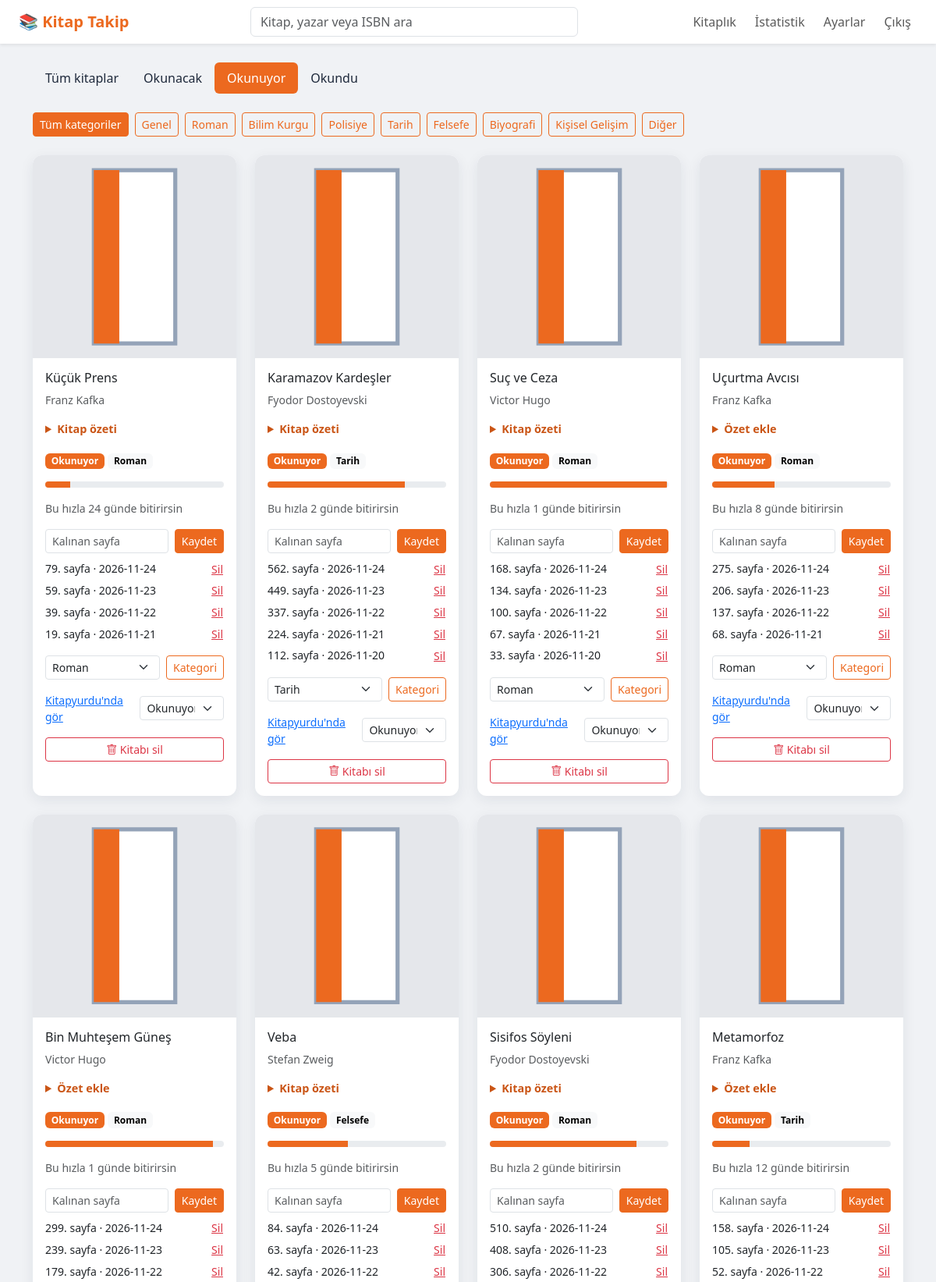
The page / (signed in, upper part) on the database its author committed.
### tables this page shows
CREATE TABLE books (
            id INTEGER PRIMARY KEY AUTOINCREMENT,
            title TEXT NOT NULL,
            author TEXT,
            publisher TEXT,
            cover TEXT,
            url TEXT,
            page_count INTEGER,
            isbn TEXT,
            publication_year INTEGER,
            status TEXT NOT NULL CHECK (status IN ('want', 'reading', 'finished')),
            rating INTEGER CHECK (rating IS NULL OR (rating >= 1 AND rating <= 5)),
            note TEXT,
            finished_at TEXT,
            created_at TEXT NOT NULL DEFAULT CURRENT_TIMESTAMP
        , category TEXT NOT NULL DEFAULT 'Genel', summary TEXT NOT NULL DEFAULT '');

CREATE TABLE reading_logs (
            id INTEGER PRIMARY KEY AUTOINCREMENT,
            book_id INTEGER NOT NULL,
            pages_read INTEGER NOT NULL,
            logged_at TEXT NOT NULL DEFAULT (datetime('now', 'localtime')),
            FOREIGN KEY (book_id) REFERENCES books(id) ON DELETE CASCADE
        );

### application.py (the view)
@app.route("/")
@login_required
def library():
    tab = request.args.get("tab", "reading")
    if tab not in ("all", "want", "reading", "finished"):
        tab = "reading"
    selected_category = request.args.get("category", "")
    if selected_category not in CATEGORIES:
        selected_category = ""
    conn = db.get_db()
    query = "SELECT * FROM books"
    conditions = []
    params = []
    if tab != "all":
        conditions.append("status = ?")
        params.append(tab)
    if selected_category:
        conditions.append("category = ?")
        params.append(selected_category)
    if conditions:
        query += " WHERE " + " AND ".join(conditions)
    books = conn.execute(query + " ORDER BY created_at DESC", params).fetchall()
    progress = {}
    estimates = {}
    reading_logs = {}
    for book in books:
        latest = latest_pages(book["id"])
        progress[book["id"]] = (
            round(latest / book["page_count"] * 100)
            if book["page_count"] else 0
        )
        estimates[book["id"]] = estimate_finish_days(book["id"])
        reading_logs[book["id"]] = conn.execute(
            "SELECT id, pages_read, logged_at FROM reading_logs "
            "WHERE book_id = ? ORDER BY logged_at DESC, id DESC",
            (book["id"],),
        ).fetchall()
    conn.close()
    return render_template(
        "library.html",
        books=books,
        tab=tab,
        progress=progress,
        estimates=estimates,
        reading_logs=reading_logs,
        categories=CATEGORIES,
        selected_category=selected_category,
        default_cover=DEFAULT_COVER,
    )

### application.py (called while the page is built)
def login_required(view):
    @wraps(view)
    def wrapped(*args, **kwargs):
        if not session.get("logged_in"):
            return redirect(url_for("login"))
        return view(*args, **kwargs)
    return wrapped

def latest_pages(book_id):
    conn = db.get_db()
    row = conn.execute(
        "SELECT pages_read FROM reading_logs WHERE book_id = ? "
        "ORDER BY logged_at DESC, id DESC LIMIT 1",
        (book_id,),
    ).fetchone()
    conn.close()
    return row["pages_read"] if row else 0

@app.context_processor
def inject_defaults():
    return {"default_cover": DEFAULT_COVER}

### db.py (called while the page is built)
def get_db():
    os.makedirs(os.path.dirname(DB_PATH) or ".", exist_ok=True)
    conn = sqlite3.connect(DB_PATH)
    conn.row_factory = sqlite3.Row
    return conn

### templates/library.html (shortened to what this page needs)
{% extends "base.html" %}
{% block content %}
<ul class="nav nav-pills shelf-tabs mb-4">
  <li class="nav-item"><a class="nav-link {% if tab == 'all' %}active{% endif %}" href="{{ url_for('library', tab='all') }}">Tüm kitaplar</a></li>
  <li class="nav-item"><a class="nav-link {% if tab == 'want' %}active{% endif %}" href="{{ url_for('library', tab='want') }}">Okunacak</a></li>
  <li class="nav-item"><a class="nav-link {% if tab == 'reading' %}active{% endif %}" href="{{ url_for('library', tab='reading') }}">Okunuyor</a></li>
  <li class="nav-item"><a class="nav-link {% if tab == 'finished' %}active{% endif %}" href="{{ url_for('library', tab='finished') }}">Okundu</a></li>
</ul>
<div class="d-flex flex-wrap gap-2 mb-4" aria-label="Kategori filtresi">
  <a class="btn btn-sm {% if not selected_category %}btn-primary{% else %}btn-outline-primary{% endif %}"
     href="{{ url_for('library', tab=tab) }}">Tüm kategoriler</a>
  {% for category in categories %}
  <a class="btn btn-sm {% if selected_category == category %}btn-primary{% else %}btn-outline-primary{% endif %}"
     href="{{ url_for('library', tab=tab, category=category) }}">{{ category }}</a>
  {% endfor %}
</div>
<div class="row g-4">
  {% for book in books %}
  <div class="col-12 col-md-6 col-lg-3">
    <article class="card book-card h-100">
      <img class="book-cover" src="{{ book.cover or default_cover }}" onerror="this.src='{{ default_cover }}'">
      <div class="card-body">
        <h2 class="h6">{{ book.title }}</h2>
        <p class="text-muted small">{{ book.author or 'Yazar belirtilmedi' }}</p>
        <details class="book-summary my-3">
          <summary>{% if book.summary %}Kitap özeti{% else %}Özet ekle{% endif %}</summary>
        </details>
        <span class="badge shelf-{{ book.status }}">{{ {'want':'Okunacak','reading':'Okunuyor','finished':'Okundu'}[book.status] }}</span>
        <span class="badge text-bg-light">{{ book.category }}</span>
        {% if book.status == 'reading' or book.status == 'finished' %}
        <div class="progress my-3"><div class="progress-bar" style="width: {{ progress[book.id] }}%"></div></div>
        {% endif %}
        {% if estimates[book.id] is not none and book.status == 'reading' %}
          <p class="small text-muted">Bu hızla {{ estimates[book.id] }} günde bitirirsin</p>
        {% endif %}
        {% if book.status == 'reading' %}
        <form accept-charset="UTF-8" action="{{ url_for('add_progress', book_id=book.id) }}" method="post" class="d-flex gap-2 mb-2">
          <input class="form-control form-control-sm" type="number" min="0" name="pages_read" placeholder="Kalınan sayfa" required>
          <button class="btn btn-primary btn-sm">Kaydet</button>
        </form>
        {% for log in reading_logs[book.id] %}
        <div class="d-flex justify-content-between align-items-center small mb-1">
          <span>{{ log.pages_read }}. sayfa · {{ log.logged_at[:10] }}</span>
          <form accept-charset="UTF-8" action="{{ url_for('delete_log', book_id=book.id, log_id=log.id) }}" method="post">
            <button class="btn btn-link btn-sm text-danger p-0">Sil</button>
          </form>
        </div>
        {% endfor %}
        {% endif %}
        <form accept-charset="UTF-8" action="{{ url_for('change_category', book_id=book.id) }}" method="post" class="d-flex gap-2 mt-3">
          <select class="form-select form-select-sm" name="category" aria-label="Kitap kategorisi">
            {% for category in categories %}
            <option value="{{ category }}" {% if book.category == category %}selected{% endif %}>{{ category }}</option>
            {% endfor %}
          </select>
          <button class="btn btn-outline-primary btn-sm">Kategori</button>
        </form>
        <div class="d-flex justify-content-between align-items-center mt-3">
          {% if book.url %}<a class="small" href="{{ book.url }}" target="_blank">Kitapyurdu'nda gör</a>{% endif %}
          <form accept-charset="UTF-8" action="{{ url_for('change_status', book_id=book.id) }}" method="post">
            <select class="form-select form-select-sm" name="status" onchange="this.form.submit()">
              <option value="reading" {% if book.status == 'reading' %}selected{% endif %}>Okunuyor</option>
            </select>
          </form>
        </div>
        <form accept-charset="UTF-8" action="{{ url_for('delete_book', book_id=book.id) }}" method="post" class="mt-3"
              onsubmit="return confirm('Bu kitabı ve okuma kayıtlarını silmek istediğine emin misin?');">
          <button class="btn btn-outline-danger btn-sm w-100" type="submit">
            <i class="bi bi-trash"></i> Kitabı sil
          </button>
        </form>
      </div>
    </article>
  </div>
  {% else %}
  <div class="col-12"><div class="empty-state">Bu rafta kitap bulunmuyor.</div></div>
  {% endfor %}
</div>
{% endblock %}

### templates/base.html (shortened to what this page needs)
<!doctype html>
<html lang="tr">
<head>
  <link href="https://cdn.jsdelivr.net/npm/bootstrap@5.3.3/dist/css/bootstrap.min.css" rel="stylesheet">
  <link href="https://cdn.jsdelivr.net/npm/bootstrap-icons@1.11.3/font/bootstrap-icons.css" rel="stylesheet">
  <link href="{{ url_for('static', filename='style.css') }}" rel="stylesheet">
</head>
<body>
{% if session.logged_in %}
<nav class="navbar navbar-expand-lg bg-white shadow-sm mb-4">
  <div class="container-fluid px-lg-4">
    <a class="navbar-brand fw-bold" href="{{ url_for('library') }}">📚 Kitap Takip</a>
    <div class="collapse navbar-collapse" id="mainNav">
      <form accept-charset="UTF-8" class="d-flex mx-lg-auto search-nav my-2 my-lg-0" action="{{ url_for('search') }}" method="get">
        <input class="form-control" name="q" placeholder="Kitap, yazar veya ISBN ara" value="{{ request.args.get('q', '') }}">
      </form>
      <div class="navbar-nav gap-lg-2">
        <a class="nav-link" href="{{ url_for('library') }}">Kitaplık</a>
        <a class="nav-link" href="{{ url_for('stats') }}">İstatistik</a>
        <a class="nav-link" href="{{ url_for('settings') }}">Ayarlar</a>
        <a class="nav-link" href="{{ url_for('logout') }}">Çıkış</a>
      </div>
    </div>
  </div>
</nav>
{% endif %}
<main class="container pb-5">
  {% block content %}{% endblock %}
</main>
</body>
</html>

### static/style.css (style rules this page uses)
:root { --orange: #EC691F; --orange-hover: #CA5516; --background: #f0f2f5; --text: #1e293b; }
body { background: var(--background); color: var(--text); min-height: 100vh; }
.navbar-brand { color: var(--orange) !important; }
.btn-primary { background: var(--orange); border-color: var(--orange); }
.btn-outline-primary { color: var(--orange); border-color: var(--orange); }
.search-nav { width: min(420px, 100%); }
.book-card, .stat-card, .chart-card, .settings-card, .empty-state { border: 0; border-radius: 12px; box-shadow: 0 5px 18px rgba(30,41,59,.08); background: white; }
.book-cover { width: 100%; height: 260px; object-fit: cover; border-radius: 12px 12px 0 0; }
.progress { height: 8px; }
.progress-bar { background: var(--orange); }
.nav-pills .nav-link { color: var(--text); }
.nav-pills .nav-link.active { background: var(--orange); }
.shelf-reading { background: var(--orange); }
.book-summary summary { color: var(--orange-hover); cursor: pointer; font-size: .9rem; font-weight: 600; }

### rows shown on the page
books: cover (placeholder picture), title "Küçük Prens", author "Franz Kafka", shows "Kitap özeti", status "Okunuyor", category "Roman", {{ progress[book.id] }} 14 (drawn), estimates "24"
reading_logs: pages_read "79", logged_at "2026-11-24"
reading_logs: pages_read "59", logged_at "2026-11-23"
reading_logs: pages_read "39", logged_at "2026-11-22"
reading_logs: pages_read "19", logged_at "2026-11-21"
books: cover (placeholder picture), title "Karamazov Kardeşler", author "Fyodor Dostoyevski", shows "Kitap özeti", status "Okunuyor", category "Tarih", {{ progress[book.id] }} 77 (drawn), estimates "2"
reading_logs: pages_read "562", logged_at "2026-11-24"
reading_logs: pages_read "449", logged_at "2026-11-23"
reading_logs: pages_read "337", logged_at "2026-11-22"
reading_logs: pages_read "224", logged_at "2026-11-21"
reading_logs: pages_read "112", logged_at "2026-11-20"
books: cover (placeholder picture), title "Suç ve Ceza", author "Victor Hugo", shows "Kitap özeti", status "Okunuyor", category "Roman", {{ progress[book.id] }} 99 (drawn), estimates "1"
reading_logs: pages_read "168", logged_at "2026-11-24"
reading_logs: pages_read "134", logged_at "2026-11-23"
reading_logs: pages_read "100", logged_at "2026-11-22"
reading_logs: pages_read "67", logged_at "2026-11-21"
reading_logs: pages_read "33", logged_at "2026-11-20"
books: cover (placeholder picture), title "Uçurtma Avcısı", author "Franz Kafka", summary "Özet ekle", status "Okunuyor", category "Roman", {{ progress[book.id] }} 35 (drawn), estimates "8"
reading_logs: pages_read "275", logged_at "2026-11-24"
reading_logs: pages_read "206", logged_at "2026-11-23"
reading_logs: pages_read "137", logged_at "2026-11-22"
reading_logs: pages_read "68", logged_at "2026-11-21"
books: cover (placeholder picture), title "Bin Muhteşem Güneş", author "Victor Hugo", summary "Özet ekle", status "Okunuyor", category "Roman", {{ progress[book.id] }} 94 (drawn), estimates "1"
reading_logs: pages_read "299", logged_at "2026-11-24"
reading_logs: pages_read "239", logged_at "2026-11-23"
reading_logs: pages_read "179", logged_at "2026-11-22"
books: cover (placeholder picture), title "Veba", author "Stefan Zweig", shows "Kitap özeti", status "Okunuyor", category "Felsefe", {{ progress[book.id] }} 45 (drawn), estimates "5"
reading_logs: pages_read "84", logged_at "2026-11-24"
reading_logs: pages_read "63", logged_at "2026-11-23"
reading_logs: pages_read "42", logged_at "2026-11-22"
books: cover (placeholder picture), title "Sisifos Söyleni", author "Fyodor Dostoyevski", shows "Kitap özeti", status "Okunuyor", category "Roman", {{ progress[book.id] }} 82 (drawn), estimates "2"
reading_logs: pages_read "510", logged_at "2026-11-24"
reading_logs: pages_read "408", logged_at "2026-11-23"
reading_logs: pages_read "306", logged_at "2026-11-22"
books: cover (placeholder picture), title "Metamorfoz", author "Franz Kafka", summary "Özet ekle", status "Okunuyor", category "Tarih", {{ progress[book.id] }} 21 (drawn), estimates "12"
reading_logs: pages_read "158", logged_at "2026-11-24"
reading_logs: pages_read "105", logged_at "2026-11-23"
reading_logs: pages_read "52", logged_at "2026-11-22"

### other values the page prints
{{ category }} "Genel" "Roman" "Bilim Kurgu" "Polisiye" "Tarih" "Felsefe" "Biyografi" "Kişisel Gelişim" "Diğer"
